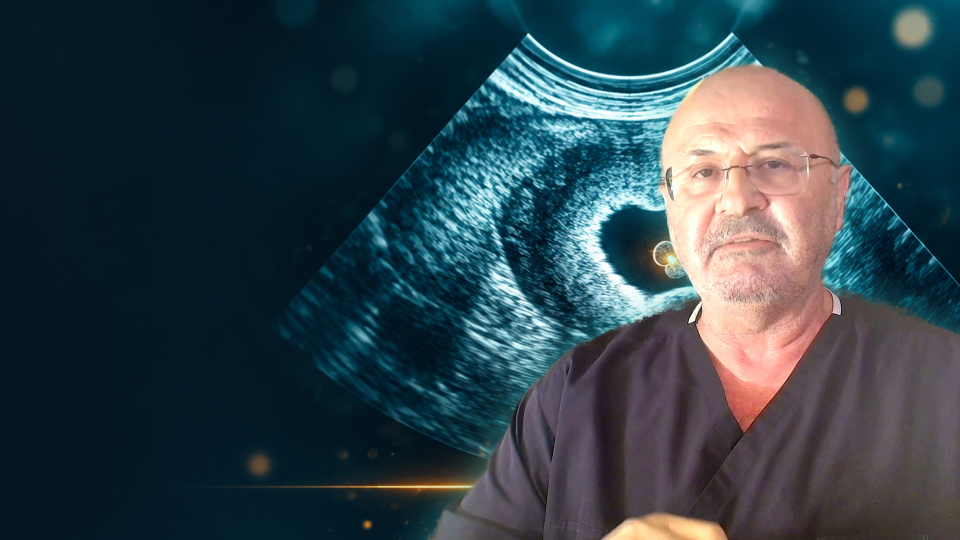
#> input picture youtube-content/subtitles-review/work/thumb_ar/base.jpg, 1920 x 1080 px, found by its file name (shown at 1/2 size)
$ python make_echo_thumb_fr_style.py
#> lines starting #> are read from the running program, lines starting #| are printed output that depends on the picture
"""EN first-ultrasound thumbnail in the FR channel style (MoApIs3-WwE cover A): ultrasound background + doctor cutout,
cream/gold Arial Black stacked question on the left, gold pill subtitle. Base = text-free FR base (thumb_ar_base.py)."""
from PIL import Image, ImageDraw, ImageFont
BASE = r"D:\A-klasör\Youtube\youtube-content\subtitles-review\work\thumb_ar\base.jpg"
FONT = r"C:\Windows\Fonts\ariblk.ttf"
CREAM, GOLD, INK = (247, 243, 233), (236, 189, 112), (24, 24, 30)

def make(lines, pill, out, size=170, maxw=900):
#> called with pill = 'FIRST IVF SCAN', out = 'echo-heartbeat-thumb-EN-FRstyle-A.jpg', size = 170, maxw = 900
    im = Image.open(BASE).convert("RGB"); d = ImageDraw.Draw(im)
#> in make, im is the input picture: PIL image 1920x1080 RGB; mean R, G, B 46.5, 64.8, 74.1
    f = ImageFont.truetype(FONT, size)
    while max(d.textlength(t, font=f) for t, _ in lines) > maxw:
        size -= 4; f = ImageFont.truetype(FONT, size)
#> this loop made 0 passes
#> after the loop, size = 170
    x, y, lh = 80, 120, int(size * 1.2)
#> x = 80; y = 120; lh = 204
    for t, col in lines:
        d.text((x + 6, y + 6), t, font=f, fill=(0, 0, 0))  # hard drop shadow as in FR cover
        d.text((x, y), t, font=f, fill=col); y += lh
#> this loop made 3 passes
#> y on passes 1 to 3: 324, 528, 732
#> after the loop, y = 732
    pf = ImageFont.truetype(FONT, 62)
    pw = d.textlength(pill, font=pf); bb = d.textbbox((0, 0), pill, font=pf)
#> after `pw = d.textlength(pill, font=pf)`: pw = 481.4
#> after `bb = d.textbbox((0, 0), pill, font=pf)`: bb = (0, 12, 481, 59)
    py = y + 20
#> py = 752
    d.rounded_rectangle((x - 10, py, x + pw + 50, py + 100), radius=22, fill=GOLD)
    d.text((x + 20, py + 50 - (bb[1] + bb[3]) / 2), pill, font=pf, fill=INK)
    im.save(out, quality=92); print(out, size)
#> after `im.save(out, quality=92)`:
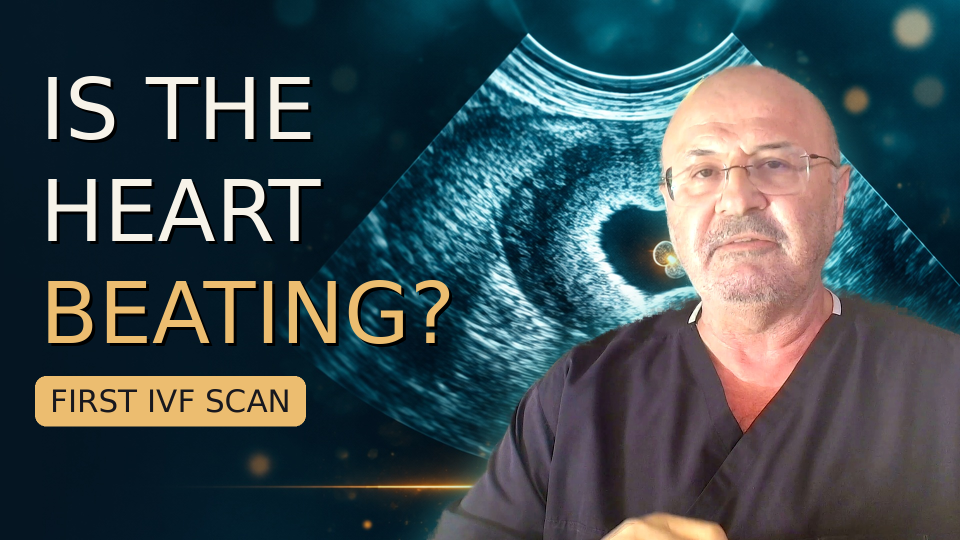
#> saved as echo-heartbeat-thumb-EN-FRstyle-A.jpg: PIL image 1920x1080 RGB (shown at 1/2 size); mean R, G, B 60.7, 75.4, 80.5
#| echo-heartbeat-thumb-EN-FRstyle-A.jpg 170

make([("IS THE", CREAM), ("HEART", CREAM), ("BEATING?", GOLD)], "FIRST IVF SCAN", "echo-heartbeat-thumb-EN-FRstyle-A.jpg")
make([("HEARTBEAT", CREAM), ("AT 6", CREAM), ("WEEKS?", GOLD)], "FIRST IVF SCAN", "echo-heartbeat-thumb-EN-FRstyle-B.jpg")
#> call 2 of make, with pill = 'FIRST IVF SCAN', out = 'echo-heartbeat-thumb-EN-FRstyle-B.jpg', size = 170, maxw = 900
#> the loop in make (call 2), `while max(d.textlength(t, font=f) for t, _ in lines) > maxw:` made 4 passes
#> size on passes 1 to 4: 166, 162, 158, 154
#> after the loop in make (call 2), `while max(d.textlength(t, font=f) for t, _ in lines) > maxw:`: size = 154
#> in make (call 2), `x, y, lh = 80, 120, int(size * 1.2)`: y = 120; lh = 184
#> the loop in make (call 2), `for t, col in lines:` made 3 passes
#> y on passes 1 to 3: 304, 488, 672
#> after the loop in make (call 2), `for t, col in lines:`: y = 672
#> in make (call 2), `py = y + 20`: py = 692
#> in make (call 2), `im.save(out, quality=92)`:
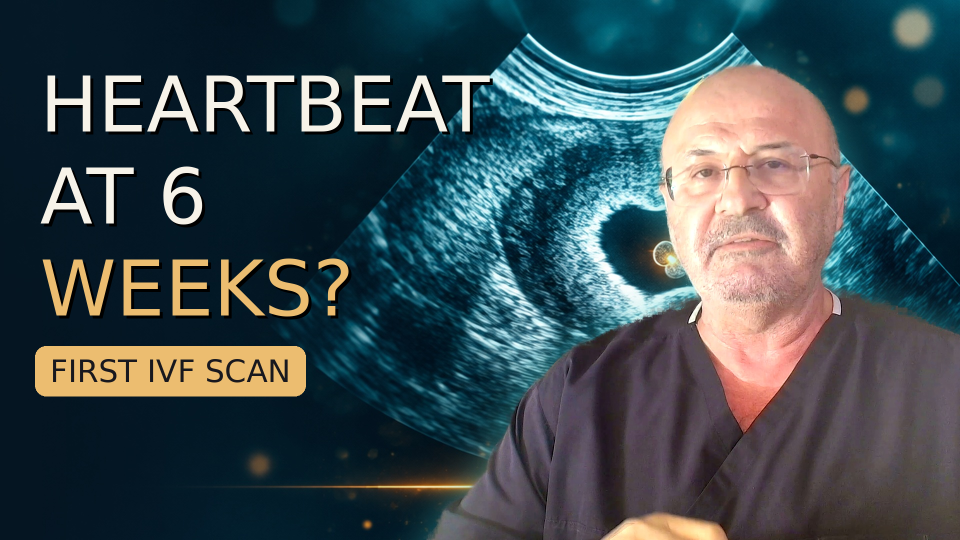
#> saved as echo-heartbeat-thumb-EN-FRstyle-B.jpg: PIL image 1920x1080 RGB (shown at 1/2 size); mean R, G, B 59.7, 74.8, 80.3
#| echo-heartbeat-thumb-EN-FRstyle-B.jpg 154
